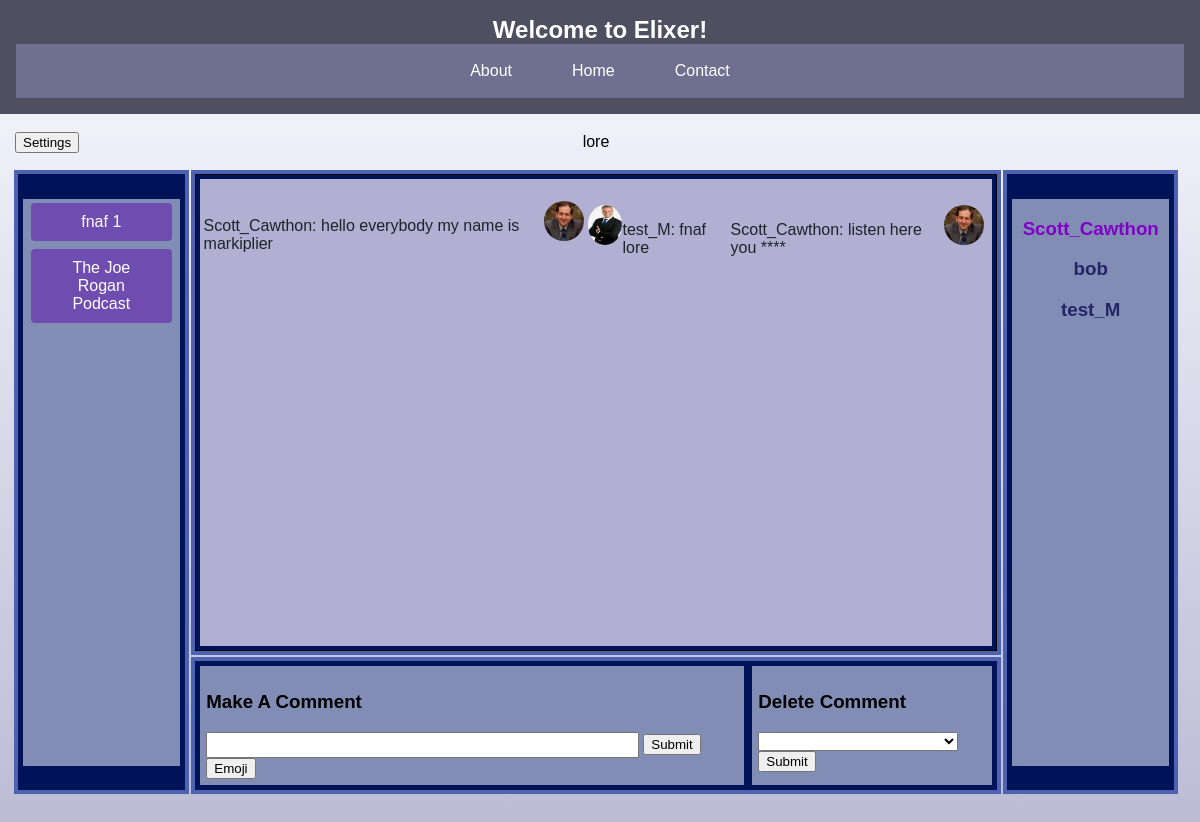
The page /channels/fnaf 1/ (signed in) on the database as committed earlier.
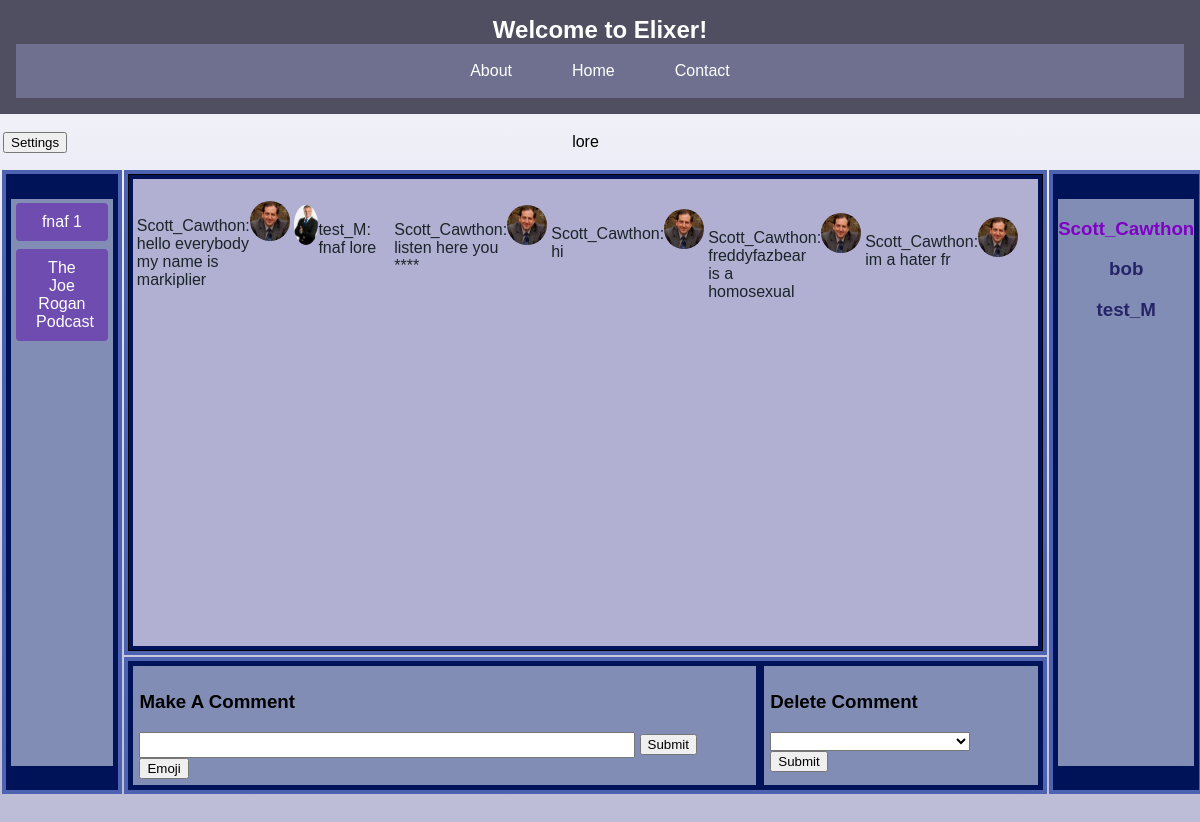
The same page on the database as committed later.
### app/models.py (models this page shows, shortened)
class Channel(models.Model):
    name = models.CharField(max_length=50, unique=True)
    description = models.CharField(max_length=200)
    creator = models.ForeignKey(CustomUser, on_delete=models.CASCADE)
    chat_members = models.ManyToManyField(
        CustomUser, related_name="channels", through="Membership"
    )
    MODE = (("Enabled", "Enabled"), ("Disabled", "Disabled"))
    safe_mode = models.CharField(
        max_length=10,
        choices=MODE,
    )

class Comment(models.Model):
    owner = models.ForeignKey(CustomUser, on_delete=models.CASCADE)
    channel = models.ForeignKey(Channel, on_delete=models.CASCADE)
    message = models.CharField(max_length=300)

class CustomUser(AbstractUser):
    email = models.EmailField(unique=True)
    profile_picture = models.ImageField(
        upload_to="profile_pictures/",
        null=True,
        blank=True,
    )
    groups = models.ManyToManyField(
        Group,
        verbose_name=("groups"),
        blank=True,
        related_name="customuser_set",
        related_query_name="user",
    )
    user_permissions = models.ManyToManyField(
        Permission,
        verbose_name=("user permissions"),
        blank=True,
        related_name="customuser_set",
        related_query_name="user",
    )

### app/views.py (the view, shortened to what this page needs)
# urls.py: path("channels/<str:channel_name>/", channel_view, name="channels"),
@login_required(login_url=login_view)
def channel_view(request, channel_name):
    try:
        you = CustomUser.objects.get(username=request.user.username)
        channel_list = Channel.objects.filter(creator=you)
        involved_channels = Channel.objects.filter(chat_members=you).exclude(
            creator=you
        )
        C_List = set()
        for c1 in channel_list:
            C_List.add(c1)
        for c2 in involved_channels:
            C_List.add(c2)
        channel = Channel.objects.get(name=channel_name)
        channel_comments = Comment.objects.filter(channel=channel)
        you = CustomUser.objects.get(username=request.user.username)
        your_comments = Comment.objects.filter(owner=you, channel=channel)
        people_in_channel = channel.chat_members.exclude(id=channel.creator.id)
        context = {
            "channel": channel,
            "members": people_in_channel,
            "owner": channel.creator.username,
            "comments": channel_comments,
            "your_comments": your_comments,
            "all_in": C_List,
        }
    except:
        return redirect(dashboard)
    return render(request, "channel.html", context)

### app/templates/channel.html (shortened to what this page needs)
{% extends "base.html" %}
{% load static %}
{% block content %}
<table class="ChannelTable">
  <tr class="GETSMALL">
    <td>
      {% if request.user.username == owner %}
      <a href="{% url 'settings' channel.name %}"><button>Settings</button></a>
      {% endif %}
    </td>
    <td class="Talign">
      <p>{{ channel.description }}</p>
    </td>
    <td></td>
  </tr>
  <tr>
    <td class="ChannelTD" rowspan="3" >
      <div class="List">
      {% for a in all_in%}
          <a href="{% url 'channels' a.name %}"><button class="ChannelButton BoxBut">{{ a.name }}</button></a>
      {% endfor %}
      </div>
    </td>
<td class="messageTD">
  <div class="TestingMessages">
<br />
{% for comment in comments %}
{% if comment.owner.username == request.user.username %}
<div class="yourComment">
<p class="NoPicTouch">{{ comment.owner.username }}: {{ comment.message }}</p>
{% if comment.owner.profile_picture %}
<img src="{{ comment.owner.profile_picture.url }}" width="40" height="40" class="testingpic"/>
{% else %}
<img src="{% static "images/dinosaur_profile_default.jpg" %}" width="40" height="40" class="testingpic">
</div>
{% endif %}
{% else %}
<div class="comment ">
{% if comment.owner.profile_picture %}
<img src="{{ comment.owner.profile_picture.url }}" width="40" height="40" class="testingpic"/>
{% else %}
<img src="{% static "images/dinosaur_profile_default.jpg" %}" width="40" height="40" class="testingpic">
{% endif %}
<p>{{ comment.owner.username }}: {{ comment.message }}</p>
</div>
{% endif %}
{% endfor %}
<br />
</div>
    </td>
    <td class="MemberTD" rowspan="3">
      <div class="List">
      <h3 class="OwnerL">{{ owner }}</h3>
      {% for member in members %}
      <h3 class="MemberL">{{ member.username }}</h3>
      {% endfor %}
      </div>
    </td>
  </tr>
  <tr>
  <td class="CreateComment">
    <div class="CommentDiv1 Pad">
    <h3>Make A Comment</h3>
      <form method="POST">
        <input type="text" required name="comment_text" max_length="300" class="CommentBar" />
        <input type="submit"/>
      </form>
      <button id="emojiButton">Emoji</button>
    </div>
    <div class="Pad CommentDiv2">
      <h3>Delete Comment</h3>
      <form method="POST">
        <select name="comment_remove">
          <option></option>
          {% for your_comment in your_comments %}
          <option value="{{your_comment.id}}">{{ your_comment.message }}</option>
          {% endfor %}
        </select>
        <input type="submit" />
      </form>
    </div>
    </td>
    <td></td>
    <td></td>
  </tr>
</table>
<br />
<br />
{% endblock content %}

Rows that differ between the two databases and show on the page:
added Comment: owner.username "Scott_Cawthon", message "hi", owner.profile_picture (picture)
added Comment: owner.username "Scott_Cawthon", message "freddyfazbear is a homosexual", owner.profile_picture (picture)
added Comment: owner.username "Scott_Cawthon", message "im a hater fr", owner.profile_picture (picture)
